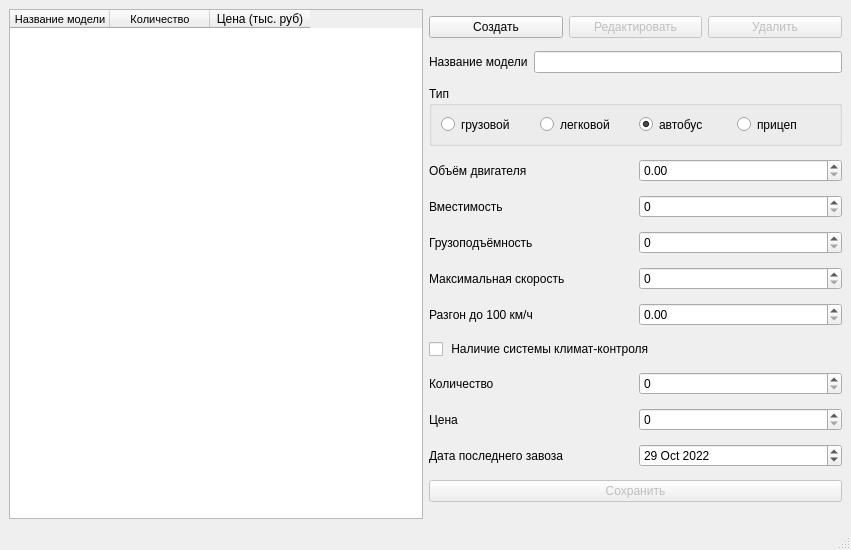
<?xml version="1.0" encoding="UTF-8"?>
<ui version="4.0">
 <class>MainWindow</class>
 <widget class="QMainWindow" name="MainWindow">
  <property name="geometry">
   <rect>
    <x>0</x>
    <y>0</y>
    <width>851</width>
    <height>550</height>
   </rect>
  </property>
  <property name="windowTitle">
   <string>MainWindow</string>
  </property>
  <widget class="QWidget" name="centralwidget">
   <layout class="QGridLayout" name="gridLayout">
    <item row="0" column="1">
     <layout class="QVBoxLayout" name="verticalLayout">
      <item>
       <layout class="QHBoxLayout" name="horizontalLayout_3">
        <item>
         <widget class="QPushButton" name="Create">
          <property name="text">
           <string>Создать</string>
          </property>
         </widget>
        </item>
        <item>
         <widget class="QPushButton" name="edit">
          <property name="enabled">
           <bool>false</bool>
          </property>
          <property name="text">
           <string>Редактировать</string>
          </property>
         </widget>
        </item>
        <item>
         <widget class="QPushButton" name="Delete">
          <property name="enabled">
           <bool>false</bool>
          </property>
          <property name="text">
           <string>Удалить</string>
          </property>
         </widget>
        </item>
       </layout>
      </item>
      <item>
       <layout class="QGridLayout" name="gridLayout_3">
        <item row="0" column="1">
         <widget class="QLineEdit" name="name"/>
        </item>
        <item row="0" column="0">
         <widget class="QLabel" name="label">
          <property name="text">
           <string>Название модели</string>
          </property>
         </widget>
        </item>
       </layout>
      </item>
      <item>
       <widget class="QGroupBox" name="type">
        <property name="maximumSize">
         <size>
          <width>752</width>
          <height>60</height>
         </size>
        </property>
        <property name="title">
         <string>Тип</string>
        </property>
        <layout class="QGridLayout" name="gridLayout_2">
         <item row="0" column="0">
          <layout class="QHBoxLayout" name="horizontalLayout_8">
           <item>
            <widget class="QRadioButton" name="cargo">
             <property name="text">
              <string>грузовой</string>
             </property>
             <attribute name="buttonGroup">
              <string notr="true">tGroup</string>
             </attribute>
            </widget>
           </item>
           <item>
            <widget class="QRadioButton" name="passenger">
             <property name="text">
              <string>легковой</string>
             </property>
             <attribute name="buttonGroup">
              <string notr="true">tGroup</string>
             </attribute>
            </widget>
           </item>
           <item>
            <widget class="QRadioButton" name="bus">
             <property name="text">
              <string>автобус</string>
             </property>
             <property name="checked">
              <bool>true</bool>
             </property>
             <attribute name="buttonGroup">
              <string notr="true">tGroup</string>
             </attribute>
            </widget>
           </item>
           <item>
            <widget class="QRadioButton" name="trailer">
             <property name="text">
              <string>прицеп</string>
             </property>
             <property name="checked">
              <bool>false</bool>
             </property>
             <attribute name="buttonGroup">
              <string notr="true">tGroup</string>
             </attribute>
            </widget>
           </item>
          </layout>
         </item>
        </layout>
       </widget>
      </item>
      <item>
       <layout class="QHBoxLayout" name="horizontalLayout_2">
        <item>
         <widget class="QLabel" name="label_2">
          <property name="text">
           <string>Объём двигателя</string>
          </property>
         </widget>
        </item>
        <item>
         <widget class="QDoubleSpinBox" name="engineCapacity"/>
        </item>
       </layout>
      </item>
      <item>
       <layout class="QHBoxLayout" name="horizontalLayout_4">
        <item>
         <widget class="QLabel" name="label_4">
          <property name="text">
           <string>Вместимость</string>
          </property>
         </widget>
        </item>
        <item>
         <widget class="QSpinBox" name="capacity"/>
        </item>
       </layout>
      </item>
      <item>
       <layout class="QHBoxLayout" name="horizontalLayout_5">
        <item>
         <widget class="QLabel" name="label_5">
          <property name="text">
           <string>Грузоподъёмность</string>
          </property>
         </widget>
        </item>
        <item>
         <widget class="QSpinBox" name="loadCapacity"/>
        </item>
       </layout>
      </item>
      <item>
       <layout class="QHBoxLayout" name="horizontalLayout_6">
        <item>
         <widget class="QLabel" name="label_6">
          <property name="text">
           <string>Максимальная скорость</string>
          </property>
         </widget>
        </item>
        <item>
         <widget class="QSpinBox" name="maxSpeed"/>
        </item>
       </layout>
      </item>
      <item>
       <layout class="QHBoxLayout" name="horizontalLayout_7">
        <item>
         <widget class="QLabel" name="label_7">
          <property name="text">
           <string>Разгон до 100 км/ч</string>
          </property>
         </widget>
        </item>
        <item>
         <widget class="QDoubleSpinBox" name="accelerationTo100"/>
        </item>
       </layout>
      </item>
      <item>
       <layout class="QHBoxLayout" name="horizontalLayout_9">
        <item>
         <widget class="QCheckBox" name="climateControl">
          <property name="text">
           <string> Наличие системы климат-контроля</string>
          </property>
         </widget>
        </item>
       </layout>
      </item>
      <item>
       <layout class="QHBoxLayout" name="horizontalLayout_10">
        <item>
         <widget class="QLabel" name="label_9">
          <property name="text">
           <string>Количество</string>
          </property>
         </widget>
        </item>
        <item>
         <widget class="QSpinBox" name="count"/>
        </item>
       </layout>
      </item>
      <item>
       <layout class="QHBoxLayout" name="horizontalLayout_11">
        <item>
         <widget class="QLabel" name="label_10">
          <property name="text">
           <string>Цена</string>
          </property>
         </widget>
        </item>
        <item>
         <widget class="QSpinBox" name="price"/>
        </item>
       </layout>
      </item>
      <item>
       <layout class="QHBoxLayout" name="horizontalLayout_12">
        <item>
         <widget class="QLabel" name="label_11">
          <property name="text">
           <string>Дата последнего завоза</string>
          </property>
         </widget>
        </item>
        <item>
         <widget class="QDateEdit" name="delivery">
          <property name="date">
           <date>
            <year>2022</year>
            <month>10</month>
            <day>29</day>
           </date>
          </property>
         </widget>
        </item>
       </layout>
      </item>
      <item>
       <widget class="QPushButton" name="Save">
        <property name="enabled">
         <bool>false</bool>
        </property>
        <property name="text">
         <string>Сохранить</string>
        </property>
       </widget>
      </item>
     </layout>
    </item>
    <item row="0" column="0">
     <widget class="QTableWidget" name="table">
      <property name="alternatingRowColors">
       <bool>true</bool>
      </property>
      <column>
       <property name="text">
        <string>Название модели</string>
       </property>
       <property name="font">
        <font>
         <pointsize>8</pointsize>
        </font>
       </property>
      </column>
      <column>
       <property name="text">
        <string>Количество</string>
       </property>
       <property name="font">
        <font>
         <pointsize>8</pointsize>
        </font>
       </property>
      </column>
      <column>
       <property name="text">
        <string>Цена (тыс. руб)</string>
       </property>
      </column>
     </widget>
    </item>
   </layout>
  </widget>
  <widget class="QMenuBar" name="menubar">
   <property name="geometry">
    <rect>
     <x>0</x>
     <y>0</y>
     <width>851</width>
     <height>22</height>
    </rect>
   </property>
  </widget>
  <widget class="QStatusBar" name="statusbar"/>
 </widget>
 <resources/>
 <connections/>
 <buttongroups>
  <buttongroup name="tGroup">
   <property name="exclusive">
    <bool>true</bool>
   </property>
  </buttongroup>
 </buttongroups>
</ui>
